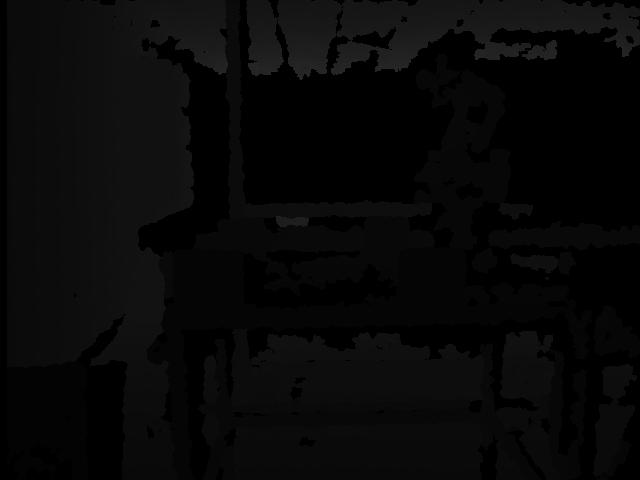
%> input picture ImagesClass/profundidad.jpg, 640 x 480 px
$ octave clase1.m   (GNU Octave 9; MATLAB toolbox functions it lacks are replaced by stand-ins)
%> lines starting %> are read from the running program, lines starting %| are printed output that depends on the picture
% Leer una imagen

im = imread('profundidad.jpg');
%> im is the input picture: size 480x640 uint8; min 0, max 51, mean 8
figure(1)
imshow(im);
title('Imagen original')
[r,c,ch] = size(im);
%> r = 480; c = 640; ch = 1

L = max(max(max(im)));
%> L = 51

imNeg = L - im;
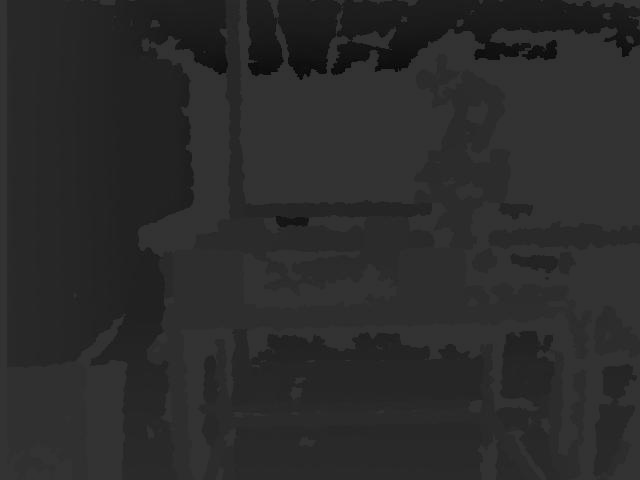
%> imNeg: size 480x640 uint8; min 0, max 51, mean 43

%imnor= im/L;
figure(2)

imshow(imNeg);
title('Imagen negativa')

%% Gamma Correction
clear all;
close all;

im = imread('profundidad.jpg');
figure(1)
imshow(im);
title('Imagen original')
[r,c,ch] = size(im);

imAj2 = imadjust(im, [],[], 0.2);
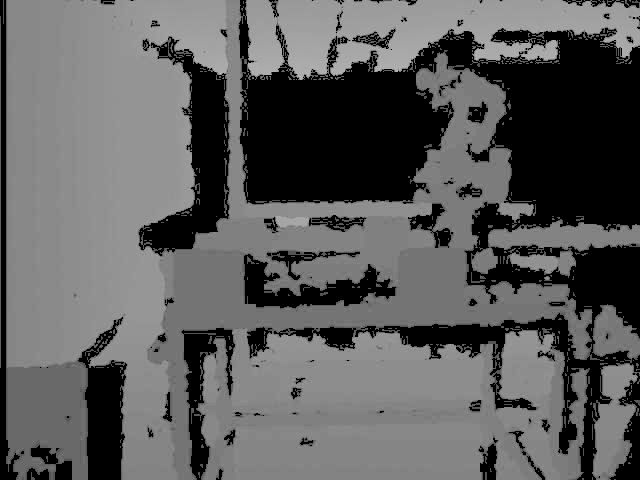
%> imAj2: size 480x640 uint8; min 0, max 185, mean 92.4
imAj4 = imadjust(im, [],[], 0.4);
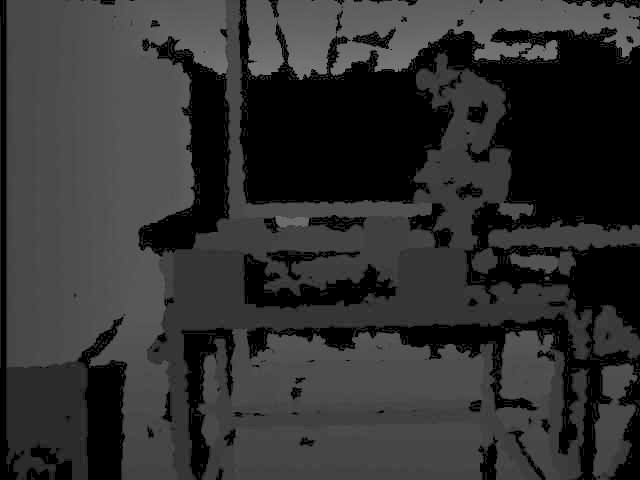
%> imAj4: size 480x640 uint8; min 0, max 134, mean 49.1
figure(2)
imshow(imAj2);
title('Imagen gamma correction 0,2')

figure(3)
imshow(imAj4);
title('Imagen gamma correction 0,4')

%% histograma de una imagen

clear all;
close all;

im = imread('profundidad.jpg');
figure(1)
imshow(im);
title('Imagen original')
[r,c,ch] = size(im);

h_im = imhist(im);
%> h_im = 256 values, max 93581 at index 1, min 0 at index 50, mean 1200
figure(2)
imhist(im);
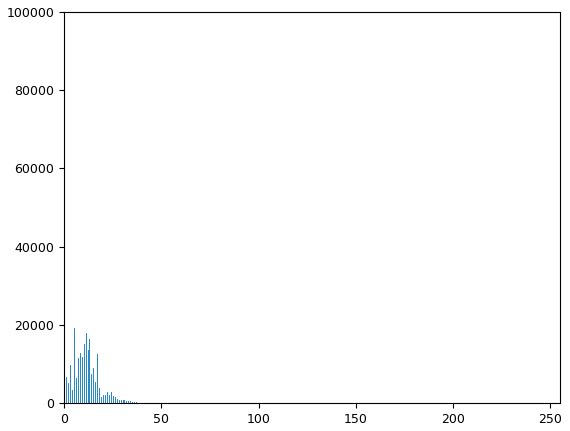
%> figure redrawn from the program's plot data; highest point at x = 0, y = 93581

h_ime = histeq(im);
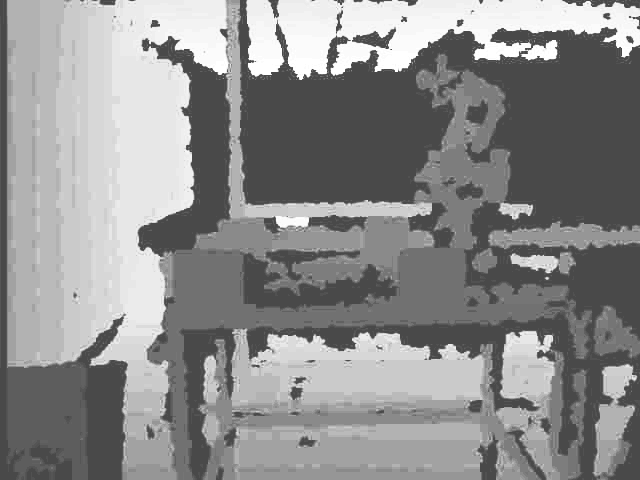
%> h_ime: size 480x640 uint8; min 73, max 255, mean 140.4

figure(3)
imshow(h_ime);

figure(4)
imhist(h_ime);
%> figure, not shown here; highest point at x = 73, y = 93581

%imAj4 = imadjust(im, [],[], 0.4);

%figure(3)
%imhist(imAj4);

$ run again, with ImagesClass/calci18.jpg copied over ImagesClass/profundidad.jpg
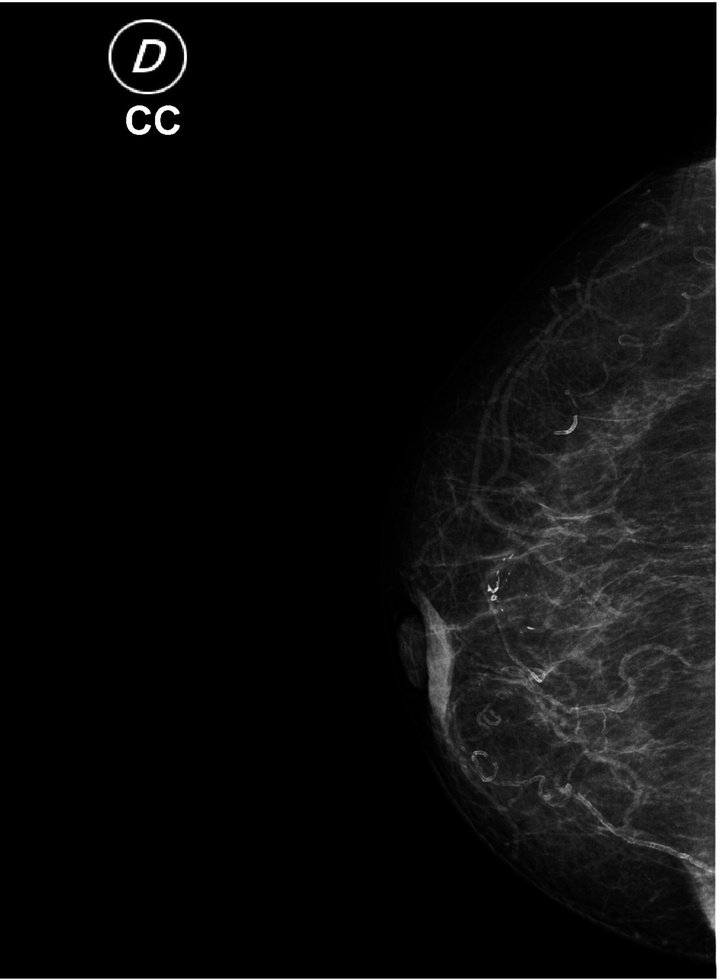
%> input picture ImagesClass/calci18.jpg, 720 x 980 px, shrunk from 2035 x 2770 before the run
%> im is the input picture: size 980x720x3 uint8; min 0, max 255, mean 12.6
%> L = 255
%> `imAj4 = imadjust(im, [],[], 0.4);`:
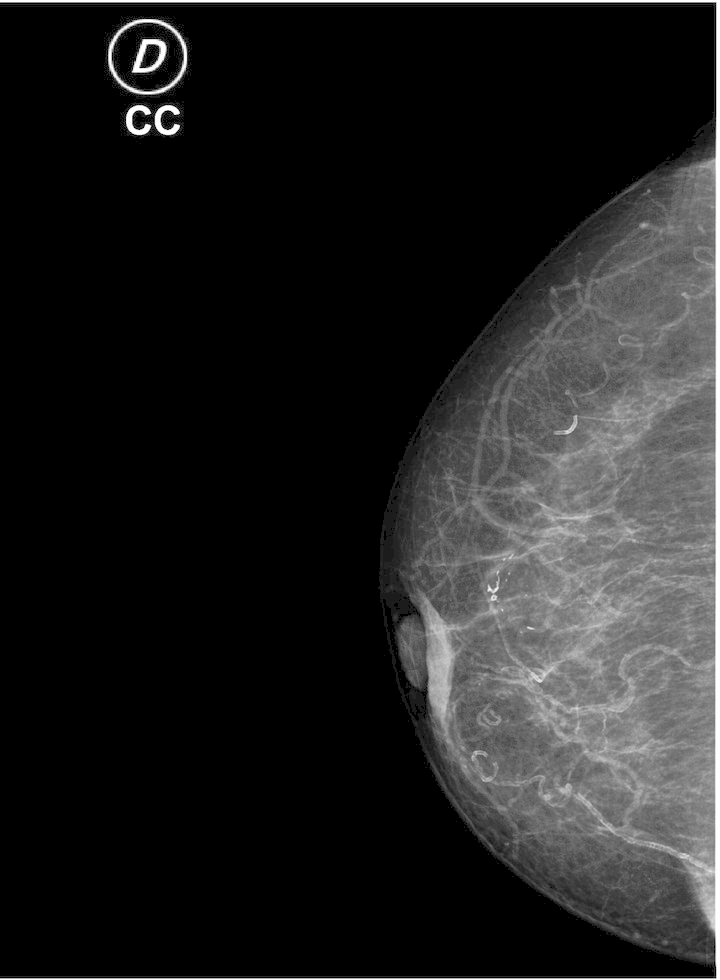
%> imAj4: size 980x720x3 uint8; min 0, max 255, mean 33.6
%> h_im = 256 values, max 1473072 at index 1, min 12 at index 206, mean 8268.8
%> `h_ime = histeq(im);`:
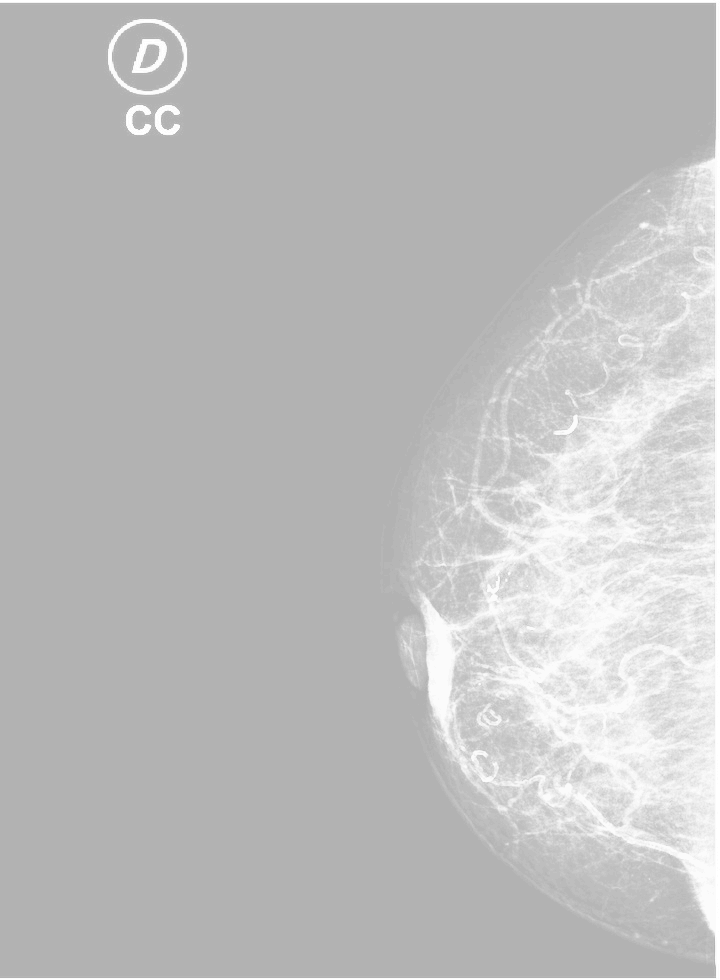
%> h_ime: size 980x720x3 uint8; min 178, max 255, mean 189.6
